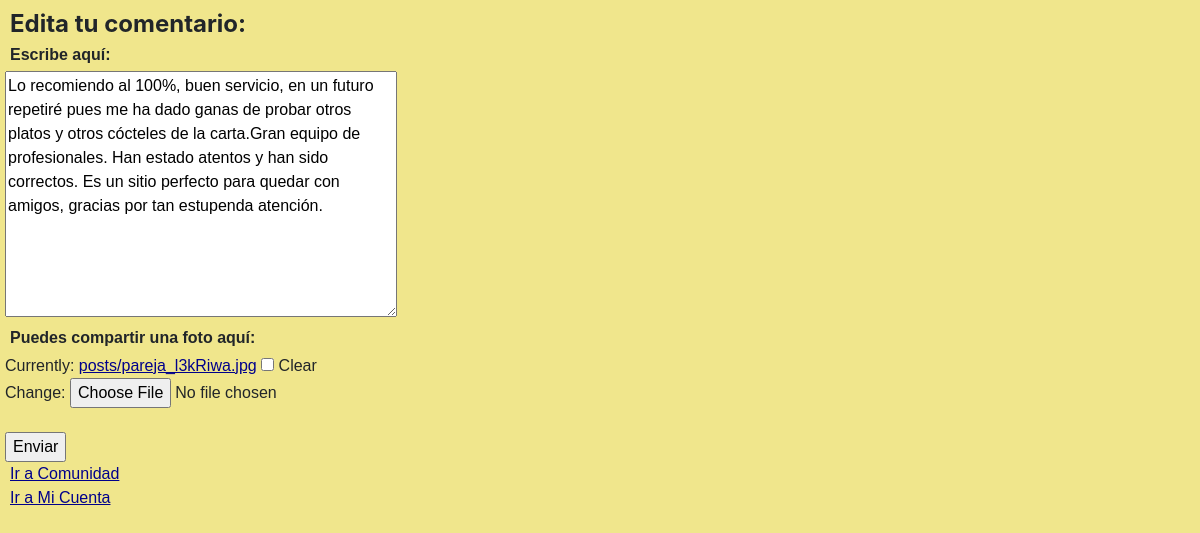
Page /AppRestaurante/editarPost/26 (signed in) on the earlier database version.
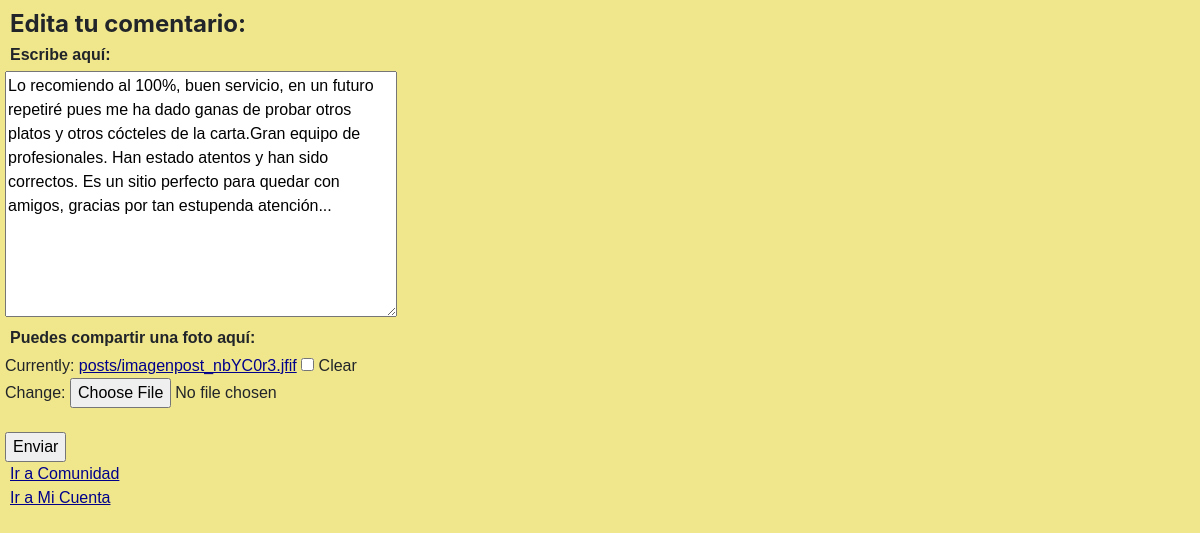
Same page on the later database version.
### AppRestaurante/models.py (models this page shows)
class Post(models.Model):
    user = models.ForeignKey(User, on_delete=models.CASCADE, related_name="posts")
    fecha = models.DateTimeField(auto_now_add=True)
    contenido = models.TextField(max_length=255)
    imagen = models.ImageField(upload_to='posts', null=True, blank=True)

### AppRestaurante/views.py (the view)
# urls.py: path('editarPost/<id>', views.editarPost, name="EditarPost"),
@login_required
def editarPost(request, id):
    post = Post.objects.get(id = id)
    if request.user == post.user or request.user.is_superuser:
        if request.method == 'POST':
            miFormulario = PostFormulario(request.POST, request.FILES)
            if miFormulario.is_valid():
                informacion = miFormulario.cleaned_data
                post.contenido = informacion["contenido"]
                if informacion['imagen'] == False:
                    post.imagen = None
                else:
                    post.imagen = informacion['imagen']
                post.save()
                miFormulario = PostFormulario()
                mensaje = "¡Tu post fue modificado correctamente!."
                return render(request, "editarPost.html", {"miFormulario": miFormulario, "mensaje": mensaje})
        else:
            miFormulario = PostFormulario(initial={"contenido": post.contenido, "imagen": post.imagen})
        return render(request, "editarPost.html", {"miFormulario": miFormulario})
    else:
        return render(request, "sin_acceso.html", {"mensaje": "No tiene permiso de acceso a este sitio."})

### AppRestaurante/forms.py
class PostFormulario(forms.Form):
    contenido = forms.CharField(widget=forms.Textarea, label="Escribe aquí")
    imagen = forms.ImageField(label="Puedes compartir una foto aquí", required=False)

### AppRestaurante/Templates/editarPost.html (shortened to what this page needs)
<!DOCTYPE html>
<html lang="en">
<head>
    {% load static %}
    <link href="{% static 'css/style.css' %}" rel="stylesheet" />
    <link href="{% static 'css/styles.css' %}" rel="stylesheet" />
</head>
<section class="formulario">
    <h4>Edita tu comentario:</h4>
    <form class ="form" method="POST" enctype="multipart/form-data"> {% csrf_token %}
        {% for field in miFormulario %}
        <div>
            <p style="font-weight: bold;">{{field.label_tag}}</p>
            {{field}}
        </div>
        {% endfor %}
        <br>
        <input type="submit" value="Enviar">
    </form>
    <a class="link" href="{% url 'Comunidad' %}">Ir a Comunidad</a> <br>
    <a class="link" href="{% url 'MiCuenta' %}">Ir a Mi Cuenta</a>
</section>
</html>

Differences in the rows shown:
changed Post: contenido "…gracias por tan estupenda atención." → "…gracias por tan estupenda atención..."
Other differences:
text no longer shown: "Currently: posts/pareja_l3kRiwa.jpg Clear Change:"
text now shown: "Currently: posts/imagenpost_nbYC0r3.jfif Clear Change:"
